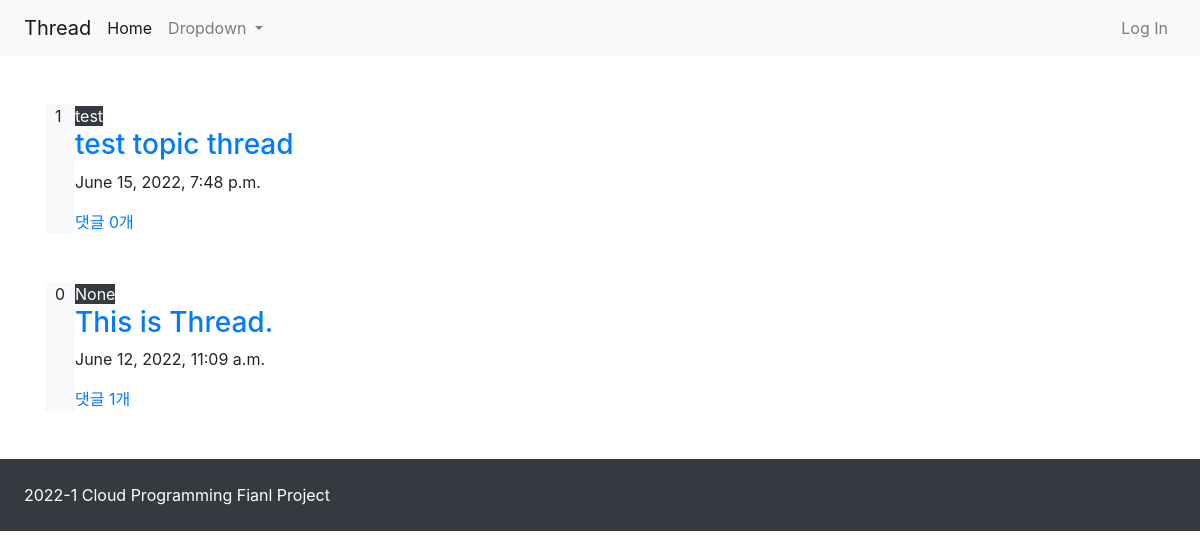
The app's page /, older data.
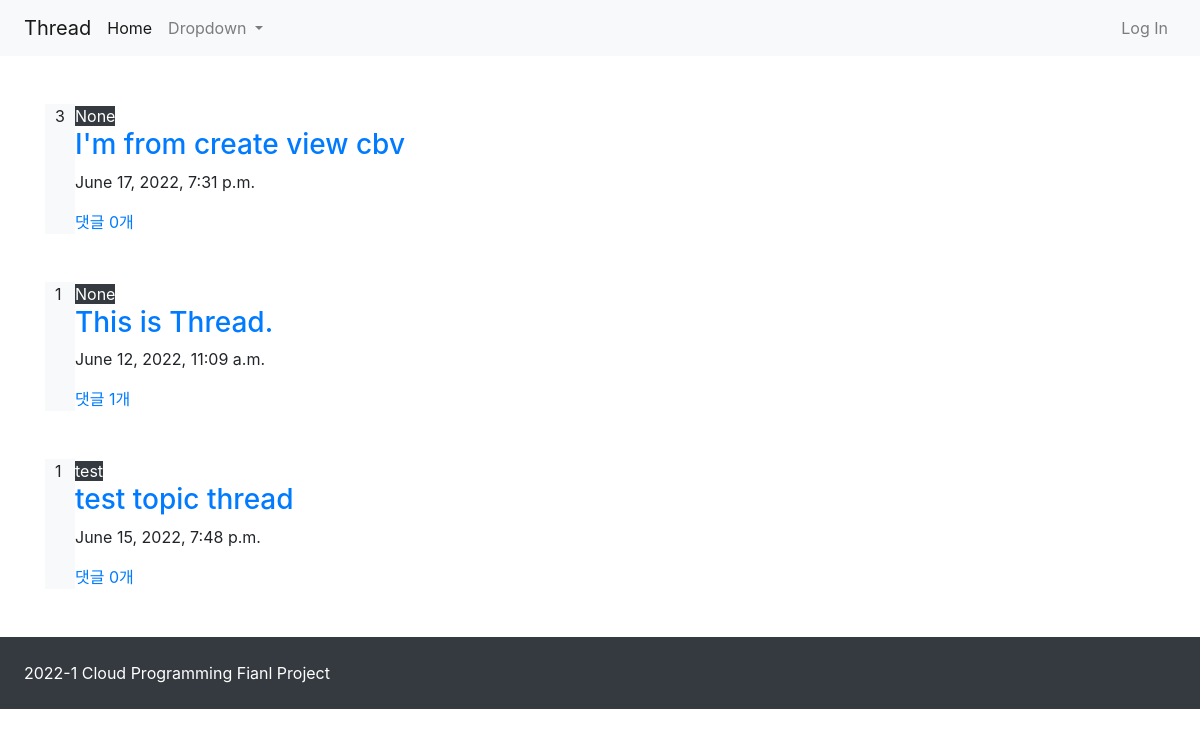
The same page, newer data.
### main/models.py (models this page shows, shortened)
class Thread(models.Model):
    topic = models.ForeignKey(Topic, null=True, on_delete=models.SET_NULL)
    title = models.CharField(max_length=100)
    content = MarkdownxField(max_length=5000)
    author = models.ForeignKey(User, null=True, on_delete=models.SET_NULL)
    upvotes = models.IntegerField(default=0, editable=False)
    created_at = models.DateTimeField(auto_now_add=True)
    updated_at = models.DateTimeField(auto_now=True)
    def get_absolute_url(self):
        return f'/{self.pk}'
    def get_content_markdown(self):
        return markdown(self.content)

class Topic(models.Model):
    topic = models.CharField(max_length=10, unique=True)
    slug = models.SlugField(max_length=10, unique=True, allow_unicode=True)
    def __str__(self):
        return self.topic

### main/views.py (the view)
# urls.py: path('', views.ThreadList.as_view()),
class ThreadList(ListView):
    model = Thread
    paginate_by: 10
    ordering = ['-upvotes']

### templates/main/thread_list.html (shortened to what this page needs)
{% extends 'main/base.html' %}
{% block main-area %}
<div class="container">
    {% for thread in thread_list %}
        <div class="d-flex my-5">
            <div class="bg-light" style="width: 30px;">
                <div class="mx-auto" style="width: 10px;">{{ thread.upvotes }}</div>
            </div>
            <div class="" style="max-width: 90%;">
                <span class="badge-dark">{{ thread.topic }}</span>
                <a href="{{ thread.get_absolute_url }}"><h3>{{ thread.title }}</h3></a><span>{{ thread.created_at }}</span>
                <a href="{{ thread.get_absolute_url }}#comment">댓글 {{ thread.comment_set.count }}개</a>
            </div>
        </div>
    {% endfor %}
</div>
{% endblock %}

Row changes from the older to the newer data that the page shows:
added Thread: upvotes "3", topic "None", title "I'm from create view cbv", created_at "June 17, 2022, 7:31 p.m.", comment_set.count "0"
changed Thread "This is Thread.": upvotes "0" → "1"; moves up the list
